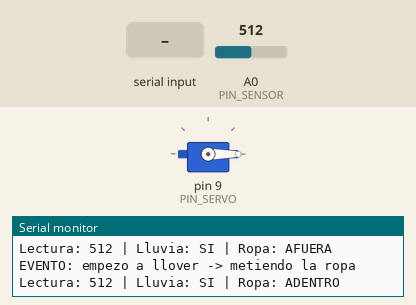
The sketch below on a simulated Arduino Uno, built with avr-gcc and run on an emulated ATmega328P. Shown: servo, the last lines printed to the serial monitor. The test bench sets the inputs (shaded band); at power-on: A0 (PIN_SENSOR) = 512.

Above: at 1.2 s.
1.3 s: A0 (PIN_SENSOR) set to 319
2.8 s: A0 (PIN_SENSOR) set to 292
At 3.8 s:
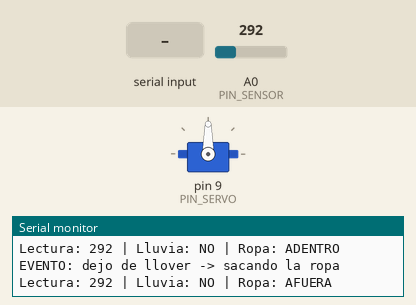
4.5 s: "METER\n" received over the second serial link
At 5.4 s:
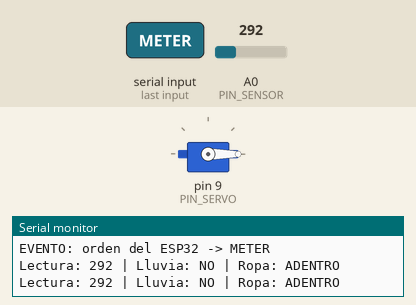
6.0 s: "SACAR\n" received over the second serial link
At 6.5 s:
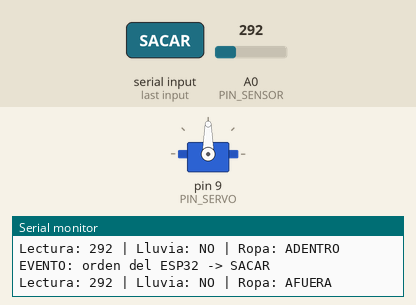
7.5 s: A0 (PIN_SENSOR) set to 306
At 7.9 s:
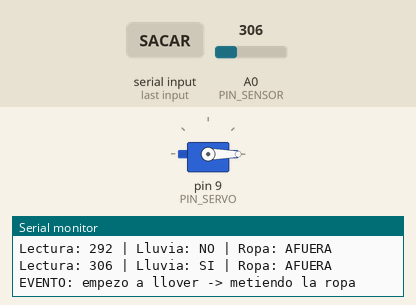
9.0 s: A0 (PIN_SENSOR) set to 290
At 10.2 s:
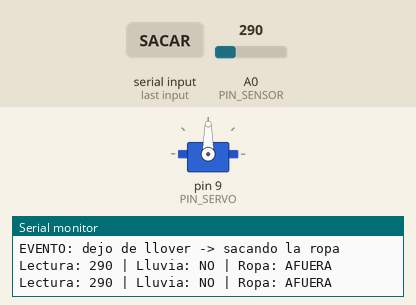
Timing chart, 0 to 11.5 s (numbered marks = the images above; inputs shaded):
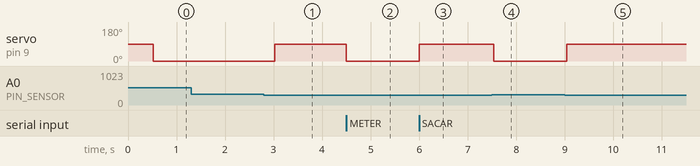

Measured:
- the behaviour switches between 301 and 300 on A0 (PIN_SENSOR) (found by bisection; images 0 and 1)
- after the input at 2.8 s, servo on pin 9 (PIN_SERVO): 0° → 90° after 0.22 s
- after the input at 4.5 s, servo on pin 9 (PIN_SERVO): 90° → 0° at once
- after the input at 6.0 s, servo on pin 9 (PIN_SERVO): 0° → 90° at once
- after the input at 7.5 s, servo on pin 9 (PIN_SERVO): 90° → 0° at once
- after the input at 9.0 s, servo on pin 9 (PIN_SERVO): 0° → 90° at once

The sketch:

arduino_detector_lluvia.ino
```cpp
/*
 * Proyecto Integrador - Paradigmas de Programación
 * PARTE 1: ARDUINO UNO (sensor de agua + servo)
 *
 * El Arduino detecta la lluvia y mueve la palanca de la ropa.
 * Además le reporta el estado al ESP32 (que tiene el WiFi) y
 * recibe órdenes de él (METER / SACAR) por comunicación serial.
 *
 * Paradigma principal: Programación Orientada a Objetos (POO)
 *   - Clases: SensorLluvia, Tendedero, EnlaceESP32, DetectorLluvia.
 *   - Encapsulamiento: cada clase oculta sus pines y detalles internos.
 *   - Abstracción por especificación: precondiciones y postcondiciones.
 *
 * Paradigma complementario: Programación dirigida por eventos
 *   - Eventos: empieza a llover, deja de llover, llega una orden del ESP32.
 *
 * Conexiones (Arduino Uno):
 *   Water Sensor: S -> A0  |  + -> 5V  |  - -> GND
 *   Servo:        señal (amarillo) -> pin 9  |  rojo -> 5V  |  café -> GND
 *   ESP32:        pin 11 (TX) -> resistencia 1k -> RX2 (GPIO16) del ESP32
 *                 RX2 del ESP32 -> resistencia 2k -> GND   (divisor de voltaje)
 *                 pin 10 (RX) <- TX2 (GPIO17) del ESP32
 *                 GND <-> GND del ESP32
 *
 * Protocolo (texto, una línea por mensaje):
 *   Arduino -> ESP32:  ESTADO,<lectura>,<lluvia 0/1>,<ropaAdentro 0/1>
 *   ESP32 -> Arduino:  METER   o   SACAR
 */

#include <Servo.h>
#include <SoftwareSerial.h>

// ============================================================
// Configuración
// ============================================================
const int PIN_SENSOR     = A0;
const int UMBRAL_LLUVIA  = 300;   // Uno lee de 0 a 1023; calibrar con el Serial Monitor
const int PIN_SERVO      = 9;
const int ANGULO_AFUERA  = 90;    // ropa al sol
const int ANGULO_ADENTRO = 0;     // ropa protegida
const int PIN_RX_ESP     = 10;
const int PIN_TX_ESP     = 11;

// ============================================================
// Clase SensorLluvia: abstrae el sensor de agua
// ============================================================
class SensorLluvia {
  private:
    int pin;
    int umbral;

  public:
    SensorLluvia(int pin, int umbral) : pin(pin), umbral(umbral) {}

    /*
     * Precondición:  el sensor está conectado al pin analógico indicado.
     * Postcondición: devuelve la lectura (0 = seco, hasta 1023 = muy mojado).
     */
    int leer() {
      return analogRead(pin);
    }

    /*
     * Precondición:  lectura es un valor devuelto por leer().
     * Postcondición: devuelve true si la lectura indica agua.
     */
    bool hayLluvia(int lectura) {
      return lectura > umbral;
    }
};

// ============================================================
// Clase Tendedero: abstrae el servo que mueve la palanca
// ============================================================
class Tendedero {
  private:
    Servo servo;
    int pin;
    int anguloAfuera;
    int anguloAdentro;
    bool ropaAdentro;

  public:
    Tendedero(int pin, int anguloAfuera, int anguloAdentro)
      : pin(pin), anguloAfuera(anguloAfuera), anguloAdentro(anguloAdentro), ropaAdentro(false) {}

    /* Debe llamarse en setup(): el hardware no está listo en el constructor. */
    void iniciar() {
      servo.attach(pin);
      sacarRopa();
    }

    /* Postcondición: la palanca queda en posición "adentro". */
    void meterRopa() {
      servo.write(anguloAdentro);
      ropaAdentro = true;
    }

    /* Postcondición: la palanca queda en posición "afuera". */
    void sacarRopa() {
      servo.write(anguloAfuera);
      ropaAdentro = false;
    }

    bool estaAdentro() {
      return ropaAdentro;
    }
};

// ============================================================
// Clase EnlaceESP32: abstrae la comunicación serial con el ESP32
// ============================================================
class EnlaceESP32 {
  private:
    SoftwareSerial puerto;
    String buffer;

  public:
    EnlaceESP32(int pinRx, int pinTx) : puerto(pinRx, pinTx) {}

    void iniciar() {
      puerto.begin(9600);
    }

    /*
     * Postcondición: el ESP32 recibe una línea "ESTADO,lectura,lluvia,ropa".
     */
    void enviarEstado(int lectura, bool lluvia, bool ropaAdentro) {
      puerto.print("ESTADO,");
      puerto.print(lectura);
      puerto.print(',');
      puerto.print(lluvia ? 1 : 0);
      puerto.print(',');
      puerto.println(ropaAdentro ? 1 : 0);
    }

    /*
     * Postcondición: devuelve true y guarda el texto en 'comando'
     *                si llegó una línea completa desde el ESP32.
     */
    bool recibirComando(String& comando) {
      while (puerto.available()) {
        char c = puerto.read();
        if (c == '\n') {
          comando = buffer;
          comando.trim();
          buffer = "";
          return comando.length() > 0;
        }
        if (c != '\r') {
          buffer += c;
          if (buffer.length() > 32) buffer = "";   // evita basura acumulada
        }
      }
      return false;
    }
};

// ============================================================
// Clase DetectorLluvia: coordina todo y maneja los eventos
// ============================================================
class DetectorLluvia {
  private:
    SensorLluvia& sensor;
    Tendedero& tendedero;
    EnlaceESP32& enlace;
    bool lloviendo = false;
    int ultimaLectura = 0;
    unsigned long ultimoChequeo = 0;
    unsigned long ultimoReporte = 0;
    const unsigned long INTERVALO_LECTURA_MS = 500;
    const unsigned long INTERVALO_REPORTE_MS = 2000;

    void reportar() {
      enlace.enviarEstado(ultimaLectura, lloviendo, tendedero.estaAdentro());
      ultimoReporte = millis();
    }

    // ---------- Eventos ----------
    void alEmpezarLluvia() {
      Serial.println("EVENTO: empezo a llover -> metiendo la ropa");
      tendedero.meterRopa();
      reportar();
    }

    void alTerminarLluvia() {
      Serial.println("EVENTO: dejo de llover -> sacando la ropa");
      tendedero.sacarRopa();
      reportar();
    }

    void alRecibirComando(const String& comando) {
      Serial.print("EVENTO: orden del ESP32 -> ");
      Serial.println(comando);
      if (comando == "METER") {
        tendedero.meterRopa();
      } else if (comando == "SACAR") {
        tendedero.sacarRopa();
      }
      reportar();
    }

  public:
    DetectorLluvia(SensorLluvia& sensor, Tendedero& tendedero, EnlaceESP32& enlace)
      : sensor(sensor), tendedero(tendedero), enlace(enlace) {}

    /* Debe llamarse en cada vuelta del loop. No usa delay(). */
    void actualizar() {
      String comando;
      if (enlace.recibirComando(comando)) {
        alRecibirComando(comando);
      }

      if (millis() - ultimoChequeo >= INTERVALO_LECTURA_MS) {
        ultimoChequeo = millis();
        ultimaLectura = sensor.leer();
        bool llueve = sensor.hayLluvia(ultimaLectura);

        Serial.print("Lectura: ");
        Serial.print(ultimaLectura);
        Serial.print(" | Lluvia: ");
        Serial.print(llueve ? "SI" : "NO");
        Serial.print(" | Ropa: ");
        Serial.println(tendedero.estaAdentro() ? "ADENTRO" : "AFUERA");

        bool estadoAnterior = lloviendo;
        lloviendo = llueve;
        if (llueve && !estadoAnterior) {
          alEmpezarLluvia();
        } else if (!llueve && estadoAnterior) {
          alTerminarLluvia();
        }
      }

      if (millis() - ultimoReporte >= INTERVALO_REPORTE_MS) {
        reportar();
      }
    }
};

// ============================================================
// Creación de los objetos
// ============================================================
SensorLluvia   sensor(PIN_SENSOR, UMBRAL_LLUVIA);
Tendedero      tendedero(PIN_SERVO, ANGULO_AFUERA, ANGULO_ADENTRO);
EnlaceESP32    enlace(PIN_RX_ESP, PIN_TX_ESP);
DetectorLluvia detector(sensor, tendedero, enlace);

// ============================================================
// Programa principal
// ============================================================
void setup() {
  Serial.begin(9600);
  enlace.iniciar();
  tendedero.iniciar();
  Serial.println("Arduino: detector de lluvia iniciado");
}

void loop() {
  detector.actualizar();
}
```
